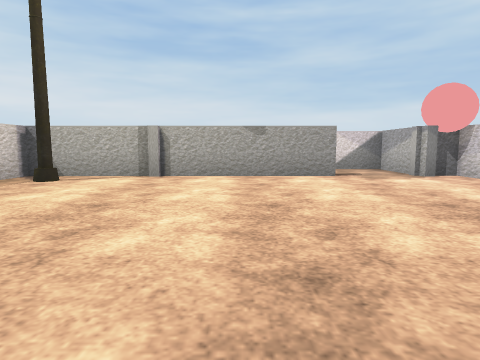
view 1 (above)

21 first-person views from a walk through a Unity game level. The camera is 0.29 m above the floor, tilts 6° down and sees 75° across. The floor is counted in squares, 0.5 m on a side. Each view is taken from the middle of a square. On the plan, view 1 faces up. The plan holds only what a view shows up to about 9 squares ahead; the rest is blank. The player is left out. Some surface patterns are stand-ins.

view 2
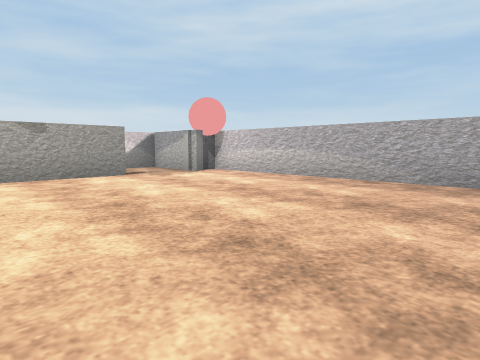

view 3
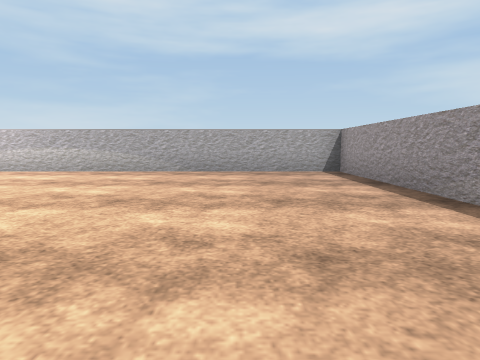

view 4
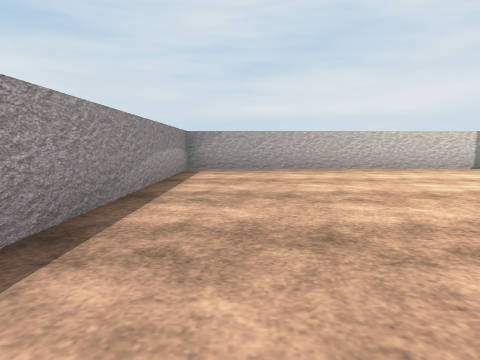

view 5
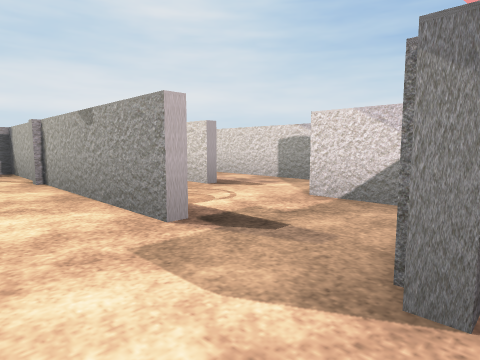

view 6
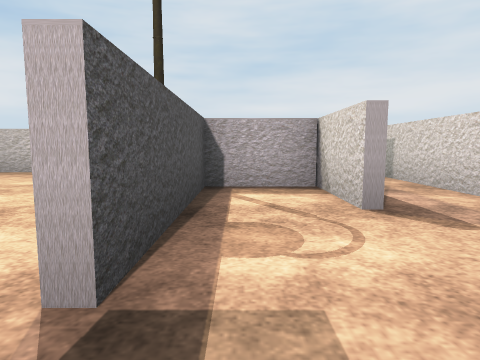

view 7
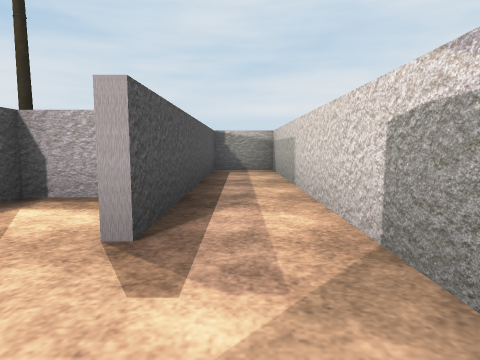

view 8
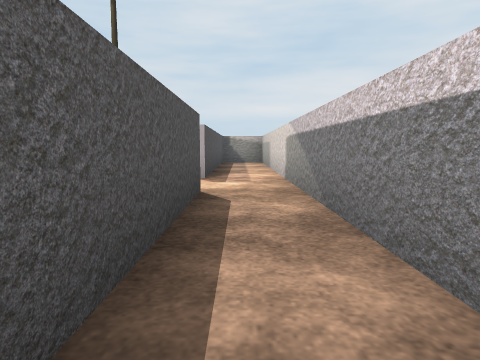

view 9
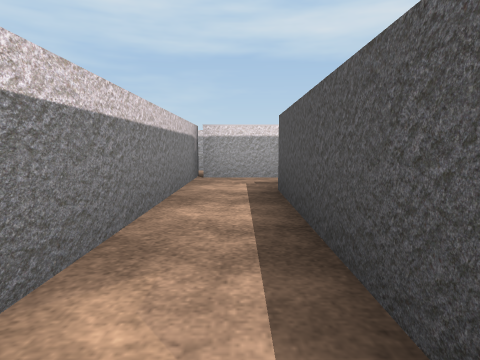

view 10
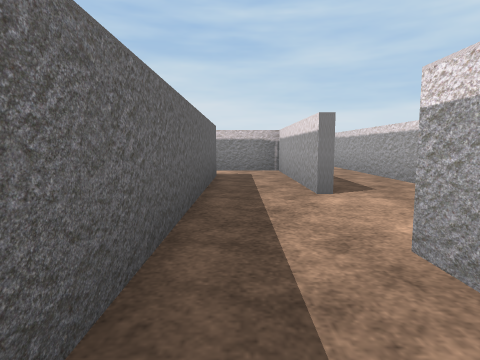

view 11
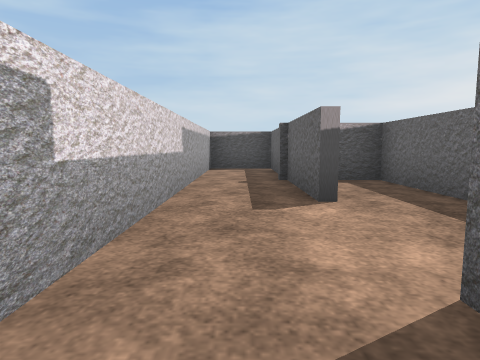

view 12
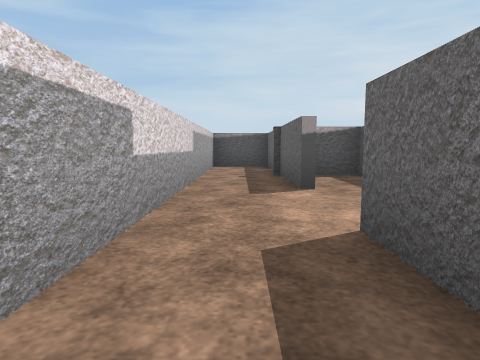

view 13
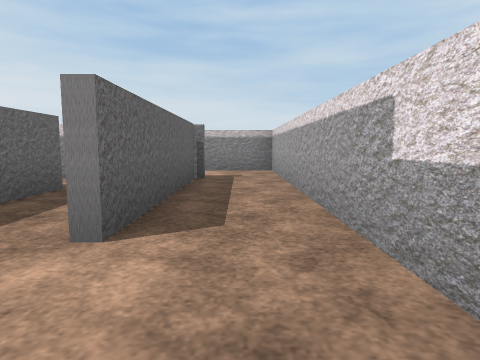

view 14
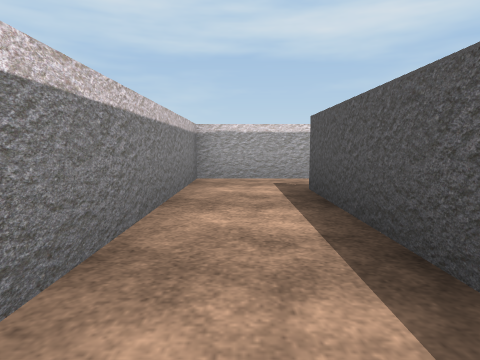

view 15
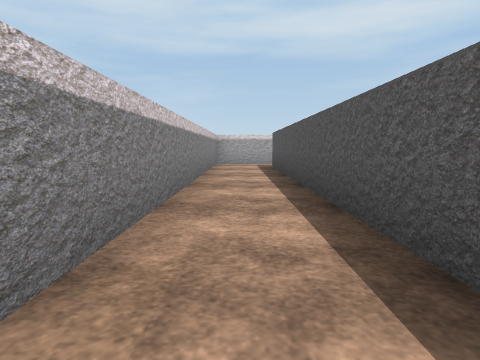

view 16
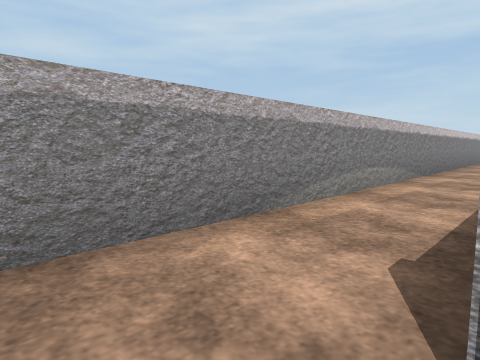

view 17
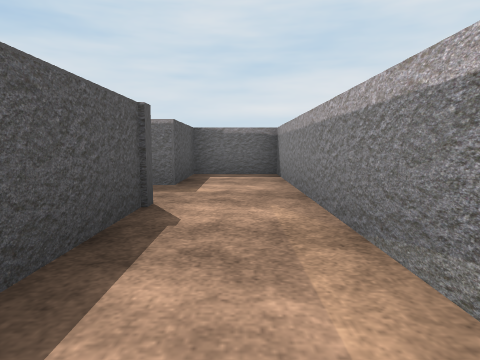

view 18
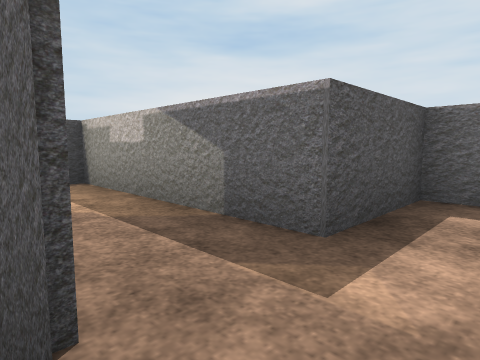

view 19
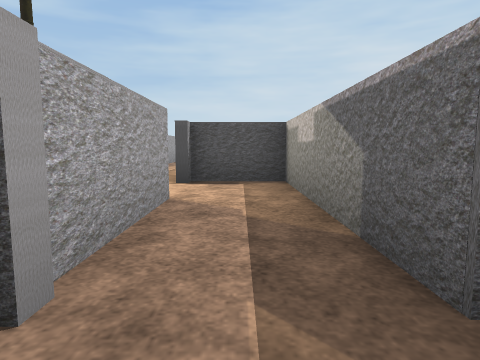

view 20
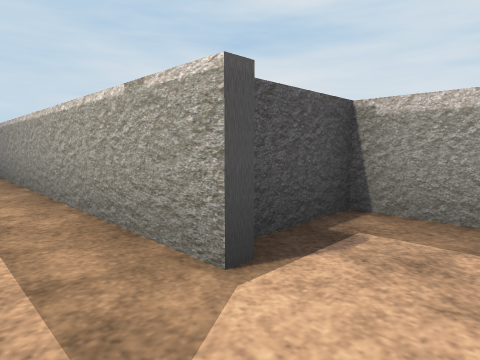

view 21
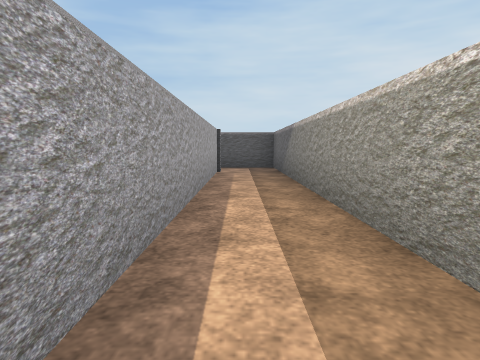

### Floor plan
Points are (right, up) in squares from view 1. A wall is a line through its corners. A room is listed if a view was taken in it or the views show most of it. See-through windows are left out.
Room 1 (views 1, 2, 3, 4, 5, 6)
walls: (2, 6.3) (-4.3, 6.3) (-4.3, -2.4) (4.4, -2.4) (4.4, 6.4); (3.7, 6.4) (3.7, 8.3) (1.9, 8.3); (-1.6, 6.5) (2, 6.5); (0.1, 8.3) (-1.6, 8.3) (-1.6, 6.1)
ways out: opening at (1, 8) to room 2
objects: streetlight (-3, 5); ball (4, 6)
Room 2 (views 7, 8, 9, 10)
walls: (1.9, 8.5) (6.2, 8.5); (6.5, 8.4) (6.5, 1.5) (7.5, 1.5); (8.4, 9.8) (-6, 9.8) (-6, 8.2); (8, 5.8) (8, 9.8); (8, 3.1) (8, 3.8); (-5, 8.5) (0.1, 8.5)
ways out: opening at (1, 8) to room 1; opening at (8, 4.5) to room 3
Room 3 (views 11, 12, 13, 14, 15, 17, 18)
walls: (8.2, 9.8) (8.2, 5.8); (0.1, 10) (8.4, 10); (8.2, 3.8) (8.2, -1.5) (9.8, -1.5) (9.8, 11.8) (-6.6, 11.8); (-6.2, 10) (-4.1, 10)
ways out: opening at (8, 4.5) to room 2; opening at (-6, 11) to room 4
Room 4 (views 16, 19)
walls: (-6.6, 11.8) (-9.8, 11.8) (-9.8, 10) (-7.8, 10) (-7.8, 5.7) (-6.1, 5.7); (-6.2, 7.4) (-6.2, 10)
ways out: opening at (-6, 11) to room 3; opening at (-6, 7) to room 5
Room 5 (views 20, 21)
walls: (-6, 6) (-6, -3.9) (-4.4, -3.9); (-4.5, -2.2) (-4.5, 4.4)
ways out: opening at (-6, 7) to room 4

Where each view was taken, in squares from view 1:
view 1: 0 up, 0 right, facing up
view 2: 0 up, 1 left, facing up-right
view 3: 0 up, 3 left, facing right
view 4: 1 down, 4 right, facing left
view 5: 5 up, 4 right, facing up-left
view 6: 7 up, 3 right, facing left
view 7: 9 up, 2 right, facing left
view 8: 9 up, 6 right, facing left
view 9: 9 up, 2 right, facing right
view 10: 2 up, 7 right, facing up
view 11: 7 up, 9 right, facing down
view 12: 8 up, 9 right, facing down
view 13: 4 up, 9 right, facing up
view 14: 11 up, 4 right, facing right
view 15: 11 up, 1 left, facing right
view 16: 10 up, 7 left, facing up-right
view 17: 11 up, 3 left, facing left
view 18: 11 up, 6 left, facing down-left
view 19: 11 up, 7 left, facing down
view 20: 7 up, 5 left, facing down-left
view 21: 5 up, 5 left, facing down
